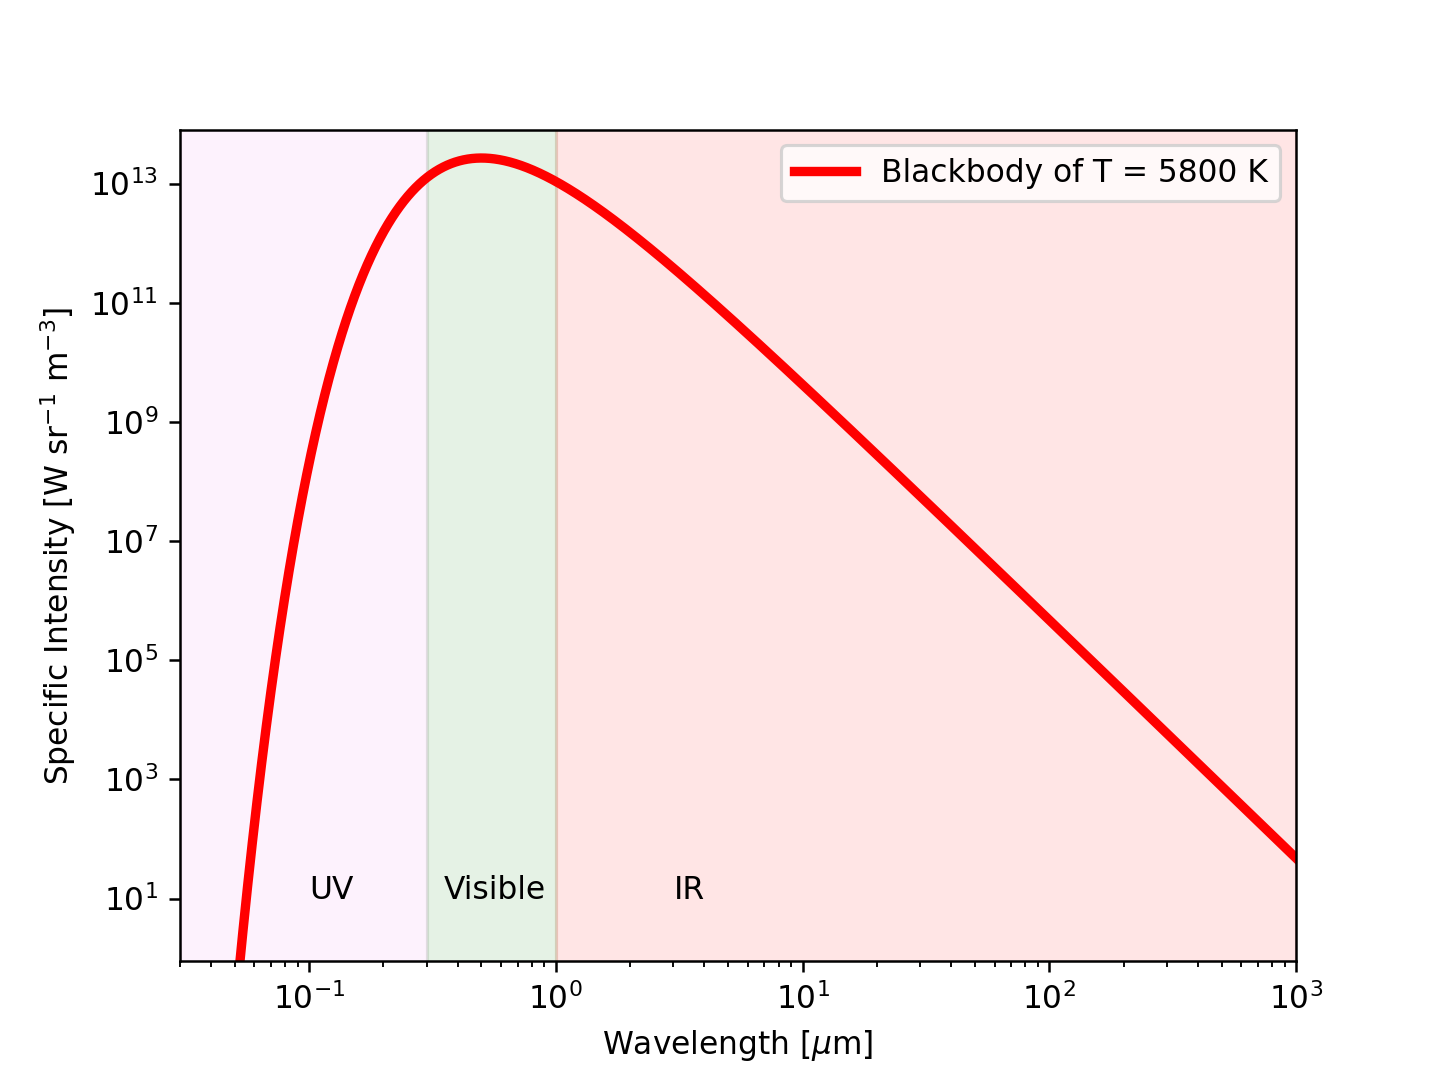

This figure's Python source:
#!/usr/pkg/bin/python3.9

#
# Time-stamp: <2022/11/13 08:58:29 (CST) daisuke>
#

# importing numpy module
import numpy

# importing scipy module
import scipy.constants

# importing matplotlib module
import matplotlib.figure
import matplotlib.backends.backend_agg

# output file name
file_output = 'ai202209_s09_00_10.png'

#
# function to calculate blackbody curve
#
def bb_lambda (wavelength, T):
    # speed of light
    c = scipy.constants.physical_constants['speed of light in vacuum']

    # Planck constant
    h = scipy.constants.physical_constants['Planck constant']

    # Boltzmann constant
    k = scipy.constants.physical_constants['Boltzmann constant']

    # calculation of Planck function
    blackbody = 2.0 * h[0] * c[0]**2 / wavelength**5 \
        / (numpy.exp (h[0] * c[0] / (wavelength * k[0] * T) ) - 1.0 )

    # returning blackbody curve
    return (blackbody)

# temperature of blackbody
T = 5800.0

# printing temperature of blackbody
print (f'Temperature:')
print (f'  T = {T} K')

# range of wavelength (from 10**-8 m = 10 nm to 10**-3 m = 1 mm)
wavelength_min = -8.0
wavelength_max = -3.0

# wavelength in metre
wavelength = numpy.logspace (wavelength_min, wavelength_max, num=5001)

# T = 5800 K blackbody spectrum
bb_5800 = bb_lambda (wavelength, T)

# printing Planck function
print (f'Wavelength:')
print (f'{wavelength}')
print (f'Planck function:')
print (f'{bb_5800}')

# making objects "fig", "canvas", and "ax"
fig    = matplotlib.figure.Figure ()
canvas = matplotlib.backends.backend_agg.FigureCanvasAgg (fig)
ax     = fig.add_subplot (111)

# labels
ax.set_xlabel ('Wavelength [$\mu$m]')
ax.set_ylabel ('Specific Intensity [W sr$^{-1}$ m$^{-3}$]')

# axes
ax.set_xscale ('log')
ax.set_yscale ('log')
ax.set_xlim (0.03, 1000.0)
ax.set_ylim (10**0, bb_5800.max () * 3)

# showing UV region
ax.fill_between ([0.03, 0.3], 10**-2, 10**18, color='violet', alpha=0.1)
ax.text (x=0.1, y=10**1, s='UV')

# showing visible region
ax.fill_between ([0.3, 1.0], 10**-2, 10**18, color='green', alpha=0.1)
ax.text (x=0.35, y=10**1, s='Visible')

# showing IR region
ax.fill_between ([1.0, 1000.0], 10**-2, 10**18, color='red', alpha=0.1)
ax.text (x=3.0, y=10**1, s='IR')

# plotting data
ax.plot (wavelength * 10**6, bb_5800, linestyle='-', color='r', \
         linewidth=3, label='Blackbody of T = 5800 K')
ax.legend ()

# saving the plot into a file
fig.savefig (file_output, dpi=225)
